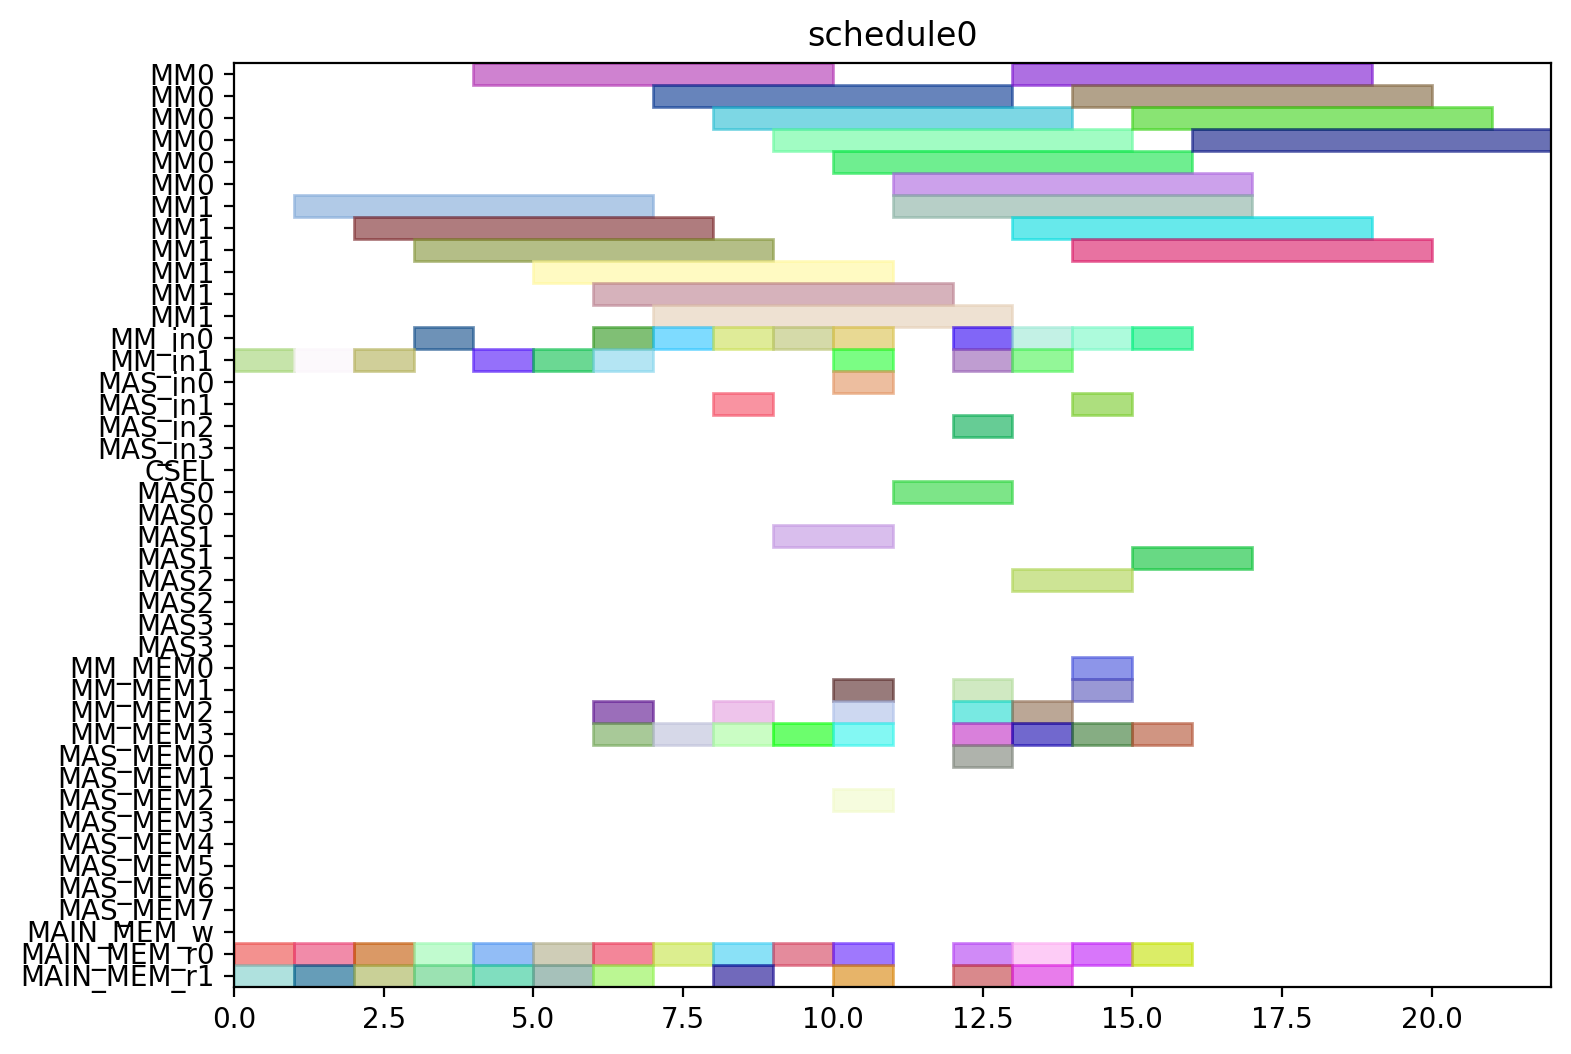

Recreate this plot in Python.
from pyschedule import Scenario, solvers, plotters, alt


def solve():
	horizon = 120
	S = Scenario("schedule0", horizon=horizon)

	# resource
	MM = S.Resources('MM', num=2, size=6)
	MM_in = S.Resources('MM_in', num=2)
	MAS_in = S.Resources('MAS_in', num=4)
	CSEL = S.Resource('CSEL')
	MAS = S.Resources('MAS', num=4, size=2, periods=range(1, horizon))
	MM_MEM = S.Resources('MM_MEM', num=4)
	MAS_MEM = S.Resources('MAS_MEM', num=8)
	MAIN_MEM_w = S.Resource('MAIN_MEM_w', size=1)
	MAIN_MEM_r = S.Resources('MAIN_MEM_r', num=2)

	# result of previous scheduling

	# new tasks
	Z_exp2 = S.Task('Z_exp2', length=6, delay_cost=1)
	Z_exp2 += alt(MM)
	Z_exp2_in = S.Task('Z_exp2_in', length=1, delay_cost=1)
	Z_exp2_in += alt(MM_in)
	S += Z_exp2_in*MM_in[0]<=Z_exp2*MM[0]
	S += Z_exp2_in*MM_in[1]<=Z_exp2*MM[1]
	Z_exp2_mem0 = S.Task('Z_exp2_mem0', length=1, delay_cost=1)
	Z_exp2_mem0 += MAIN_MEM_r[0]
	S += Z_exp2_mem0 <= Z_exp2

	Z_exp2_mem1 = S.Task('Z_exp2_mem1', length=1, delay_cost=1)
	Z_exp2_mem1 += MAIN_MEM_r[1]
	S += Z_exp2_mem1 <= Z_exp2

	NX0 = S.Task('NX0', length=6, delay_cost=1)
	NX0 += alt(MM)
	NX0_in = S.Task('NX0_in', length=1, delay_cost=1)
	NX0_in += alt(MM_in)
	S += NX0_in*MM_in[0]<=NX0*MM[0]
	S += NX0_in*MM_in[1]<=NX0*MM[1]
	NX0_mem0 = S.Task('NX0_mem0', length=1, delay_cost=1)
	NX0_mem0 += MAIN_MEM_r[0]
	S += NX0_mem0 <= NX0

	NX0_mem1 = S.Task('NX0_mem1', length=1, delay_cost=1)
	NX0_mem1 += MAIN_MEM_r[1]
	S += NX0_mem1 <= NX0

	k0_10_Z1 = S.Task('k0_10_Z1', length=6, delay_cost=1)
	k0_10_Z1 += alt(MM)
	k0_10_Z1_in = S.Task('k0_10_Z1_in', length=1, delay_cost=1)
	k0_10_Z1_in += alt(MM_in)
	S += k0_10_Z1_in*MM_in[0]<=k0_10_Z1*MM[0]
	S += k0_10_Z1_in*MM_in[1]<=k0_10_Z1*MM[1]
	k0_10_Z1_mem0 = S.Task('k0_10_Z1_mem0', length=1, delay_cost=1)
	k0_10_Z1_mem0 += MAIN_MEM_r[0]
	S += k0_10_Z1_mem0 <= k0_10_Z1

	k0_10_Z1_mem1 = S.Task('k0_10_Z1_mem1', length=1, delay_cost=1)
	k0_10_Z1_mem1 += MAIN_MEM_r[1]
	S += k0_10_Z1_mem1 <= k0_10_Z1

	DX0 = S.Task('DX0', length=6, delay_cost=1)
	DX0 += alt(MM)
	DX0_in = S.Task('DX0_in', length=1, delay_cost=1)
	DX0_in += alt(MM_in)
	S += DX0_in*MM_in[0]<=DX0*MM[0]
	S += DX0_in*MM_in[1]<=DX0*MM[1]
	DX0_mem0 = S.Task('DX0_mem0', length=1, delay_cost=1)
	DX0_mem0 += MAIN_MEM_r[0]
	S += DX0_mem0 <= DX0

	DX0_mem1 = S.Task('DX0_mem1', length=1, delay_cost=1)
	DX0_mem1 += MAIN_MEM_r[1]
	S += DX0_mem1 <= DX0

	NY0 = S.Task('NY0', length=6, delay_cost=1)
	NY0 += alt(MM)
	NY0_in = S.Task('NY0_in', length=1, delay_cost=1)
	NY0_in += alt(MM_in)
	S += NY0_in*MM_in[0]<=NY0*MM[0]
	S += NY0_in*MM_in[1]<=NY0*MM[1]
	NY0_mem0 = S.Task('NY0_mem0', length=1, delay_cost=1)
	NY0_mem0 += MAIN_MEM_r[0]
	S += NY0_mem0 <= NY0

	NY0_mem1 = S.Task('NY0_mem1', length=1, delay_cost=1)
	NY0_mem1 += MAIN_MEM_r[1]
	S += NY0_mem1 <= NY0

	k2_14_Z1 = S.Task('k2_14_Z1', length=6, delay_cost=1)
	k2_14_Z1 += alt(MM)
	k2_14_Z1_in = S.Task('k2_14_Z1_in', length=1, delay_cost=1)
	k2_14_Z1_in += alt(MM_in)
	S += k2_14_Z1_in*MM_in[0]<=k2_14_Z1*MM[0]
	S += k2_14_Z1_in*MM_in[1]<=k2_14_Z1*MM[1]
	k2_14_Z1_mem0 = S.Task('k2_14_Z1_mem0', length=1, delay_cost=1)
	k2_14_Z1_mem0 += MAIN_MEM_r[0]
	S += k2_14_Z1_mem0 <= k2_14_Z1

	k2_14_Z1_mem1 = S.Task('k2_14_Z1_mem1', length=1, delay_cost=1)
	k2_14_Z1_mem1 += MAIN_MEM_r[1]
	S += k2_14_Z1_mem1 <= k2_14_Z1

	DY0 = S.Task('DY0', length=6, delay_cost=1)
	DY0 += alt(MM)
	DY0_in = S.Task('DY0_in', length=1, delay_cost=1)
	DY0_in += alt(MM_in)
	S += DY0_in*MM_in[0]<=DY0*MM[0]
	S += DY0_in*MM_in[1]<=DY0*MM[1]
	DY0_mem0 = S.Task('DY0_mem0', length=1, delay_cost=1)
	DY0_mem0 += MAIN_MEM_r[0]
	S += DY0_mem0 <= DY0

	DY0_mem1 = S.Task('DY0_mem1', length=1, delay_cost=1)
	DY0_mem1 += MAIN_MEM_r[1]
	S += DY0_mem1 <= DY0

	Z_exp3 = S.Task('Z_exp3', length=6, delay_cost=1)
	Z_exp3 += alt(MM)
	Z_exp3_in = S.Task('Z_exp3_in', length=1, delay_cost=1)
	Z_exp3_in += alt(MM_in)
	S += Z_exp3_in*MM_in[0]<=Z_exp3*MM[0]
	S += Z_exp3_in*MM_in[1]<=Z_exp3*MM[1]
	Z_exp3_mem0 = S.Task('Z_exp3_mem0', length=1, delay_cost=1)
	Z_exp3_mem0 += alt(MM_MEM)
	S += (Z_exp2*MM[0])-1 < Z_exp3_mem0*MM_MEM[0]
	S += (Z_exp2*MM[1])-1 < Z_exp3_mem0*MM_MEM[2]
	S += Z_exp3_mem0 <= Z_exp3

	Z_exp3_mem1 = S.Task('Z_exp3_mem1', length=1, delay_cost=1)
	Z_exp3_mem1 += MAIN_MEM_r[1]
	S += Z_exp3_mem1 <= Z_exp3

	NX1_ = S.Task('NX1_', length=2, delay_cost=1)
	NX1_ += alt(MAS)
	NX1__in = S.Task('NX1__in', length=1, delay_cost=1)
	NX1__in += alt(MAS_in)
	S += NX1__in*MAS_in[0]<=NX1_*MAS[0]

	S += NX1__in*MAS_in[1]<=NX1_*MAS[1]

	S += NX1__in*MAS_in[2]<=NX1_*MAS[2]

	S += NX1__in*MAS_in[3]<=NX1_*MAS[3]

	NX1__mem0 = S.Task('NX1__mem0', length=1, delay_cost=1)
	NX1__mem0 += alt(MM_MEM)
	S += (NX0*MM[0])-1 < NX1__mem0*MM_MEM[0]
	S += (NX0*MM[1])-1 < NX1__mem0*MM_MEM[2]
	S += NX1__mem0 <= NX1_

	NX1__mem1 = S.Task('NX1__mem1', length=1, delay_cost=1)
	NX1__mem1 += alt(MM_MEM)
	S += (k0_10_Z1*MM[0])-1 < NX1__mem1*MM_MEM[1]
	S += (k0_10_Z1*MM[1])-1 < NX1__mem1*MM_MEM[3]
	S += NX1__mem1 <= NX1_

	k0_9_Z2 = S.Task('k0_9_Z2', length=6, delay_cost=1)
	k0_9_Z2 += alt(MM)
	k0_9_Z2_in = S.Task('k0_9_Z2_in', length=1, delay_cost=1)
	k0_9_Z2_in += alt(MM_in)
	S += k0_9_Z2_in*MM_in[0]<=k0_9_Z2*MM[0]
	S += k0_9_Z2_in*MM_in[1]<=k0_9_Z2*MM[1]
	k0_9_Z2_mem0 = S.Task('k0_9_Z2_mem0', length=1, delay_cost=1)
	k0_9_Z2_mem0 += MAIN_MEM_r[0]
	S += k0_9_Z2_mem0 <= k0_9_Z2

	k0_9_Z2_mem1 = S.Task('k0_9_Z2_mem1', length=1, delay_cost=1)
	k0_9_Z2_mem1 += alt(MM_MEM)
	S += (Z_exp2*MM[0])-1 < k0_9_Z2_mem1*MM_MEM[1]
	S += (Z_exp2*MM[1])-1 < k0_9_Z2_mem1*MM_MEM[3]
	S += k0_9_Z2_mem1 <= k0_9_Z2

	k1_9_Z2 = S.Task('k1_9_Z2', length=6, delay_cost=1)
	k1_9_Z2 += alt(MM)
	k1_9_Z2_in = S.Task('k1_9_Z2_in', length=1, delay_cost=1)
	k1_9_Z2_in += alt(MM_in)
	S += k1_9_Z2_in*MM_in[0]<=k1_9_Z2*MM[0]
	S += k1_9_Z2_in*MM_in[1]<=k1_9_Z2*MM[1]
	k1_9_Z2_mem0 = S.Task('k1_9_Z2_mem0', length=1, delay_cost=1)
	k1_9_Z2_mem0 += MAIN_MEM_r[0]
	S += k1_9_Z2_mem0 <= k1_9_Z2

	k1_9_Z2_mem1 = S.Task('k1_9_Z2_mem1', length=1, delay_cost=1)
	k1_9_Z2_mem1 += alt(MM_MEM)
	S += (Z_exp2*MM[0])-1 < k1_9_Z2_mem1*MM_MEM[1]
	S += (Z_exp2*MM[1])-1 < k1_9_Z2_mem1*MM_MEM[3]
	S += k1_9_Z2_mem1 <= k1_9_Z2

	NY1_ = S.Task('NY1_', length=2, delay_cost=1)
	NY1_ += alt(MAS)
	NY1__in = S.Task('NY1__in', length=1, delay_cost=1)
	NY1__in += alt(MAS_in)
	S += NY1__in*MAS_in[0]<=NY1_*MAS[0]

	S += NY1__in*MAS_in[1]<=NY1_*MAS[1]

	S += NY1__in*MAS_in[2]<=NY1_*MAS[2]

	S += NY1__in*MAS_in[3]<=NY1_*MAS[3]

	NY1__mem0 = S.Task('NY1__mem0', length=1, delay_cost=1)
	NY1__mem0 += alt(MM_MEM)
	S += (NY0*MM[0])-1 < NY1__mem0*MM_MEM[0]
	S += (NY0*MM[1])-1 < NY1__mem0*MM_MEM[2]
	S += NY1__mem0 <= NY1_

	NY1__mem1 = S.Task('NY1__mem1', length=1, delay_cost=1)
	NY1__mem1 += alt(MM_MEM)
	S += (k2_14_Z1*MM[0])-1 < NY1__mem1*MM_MEM[1]
	S += (k2_14_Z1*MM[1])-1 < NY1__mem1*MM_MEM[3]
	S += NY1__mem1 <= NY1_

	k2_13_Z2 = S.Task('k2_13_Z2', length=6, delay_cost=1)
	k2_13_Z2 += alt(MM)
	k2_13_Z2_in = S.Task('k2_13_Z2_in', length=1, delay_cost=1)
	k2_13_Z2_in += alt(MM_in)
	S += k2_13_Z2_in*MM_in[0]<=k2_13_Z2*MM[0]
	S += k2_13_Z2_in*MM_in[1]<=k2_13_Z2*MM[1]
	k2_13_Z2_mem0 = S.Task('k2_13_Z2_mem0', length=1, delay_cost=1)
	k2_13_Z2_mem0 += MAIN_MEM_r[0]
	S += k2_13_Z2_mem0 <= k2_13_Z2

	k2_13_Z2_mem1 = S.Task('k2_13_Z2_mem1', length=1, delay_cost=1)
	k2_13_Z2_mem1 += alt(MM_MEM)
	S += (Z_exp2*MM[0])-1 < k2_13_Z2_mem1*MM_MEM[1]
	S += (Z_exp2*MM[1])-1 < k2_13_Z2_mem1*MM_MEM[3]
	S += k2_13_Z2_mem1 <= k2_13_Z2

	k3_14_Z2 = S.Task('k3_14_Z2', length=6, delay_cost=1)
	k3_14_Z2 += alt(MM)
	k3_14_Z2_in = S.Task('k3_14_Z2_in', length=1, delay_cost=1)
	k3_14_Z2_in += alt(MM_in)
	S += k3_14_Z2_in*MM_in[0]<=k3_14_Z2*MM[0]
	S += k3_14_Z2_in*MM_in[1]<=k3_14_Z2*MM[1]
	k3_14_Z2_mem0 = S.Task('k3_14_Z2_mem0', length=1, delay_cost=1)
	k3_14_Z2_mem0 += MAIN_MEM_r[0]
	S += k3_14_Z2_mem0 <= k3_14_Z2

	k3_14_Z2_mem1 = S.Task('k3_14_Z2_mem1', length=1, delay_cost=1)
	k3_14_Z2_mem1 += alt(MM_MEM)
	S += (Z_exp2*MM[0])-1 < k3_14_Z2_mem1*MM_MEM[1]
	S += (Z_exp2*MM[1])-1 < k3_14_Z2_mem1*MM_MEM[3]
	S += k3_14_Z2_mem1 <= k3_14_Z2

	Z_exp4 = S.Task('Z_exp4', length=6, delay_cost=1)
	Z_exp4 += alt(MM)
	Z_exp4_in = S.Task('Z_exp4_in', length=1, delay_cost=1)
	Z_exp4_in += alt(MM_in)
	S += Z_exp4_in*MM_in[0]<=Z_exp4*MM[0]
	S += Z_exp4_in*MM_in[1]<=Z_exp4*MM[1]
	Z_exp4_mem0 = S.Task('Z_exp4_mem0', length=1, delay_cost=1)
	Z_exp4_mem0 += alt(MM_MEM)
	S += (Z_exp3*MM[0])-1 < Z_exp4_mem0*MM_MEM[0]
	S += (Z_exp3*MM[1])-1 < Z_exp4_mem0*MM_MEM[2]
	S += Z_exp4_mem0 <= Z_exp4

	Z_exp4_mem1 = S.Task('Z_exp4_mem1', length=1, delay_cost=1)
	Z_exp4_mem1 += MAIN_MEM_r[1]
	S += Z_exp4_mem1 <= Z_exp4

	NX1 = S.Task('NX1', length=6, delay_cost=1)
	NX1 += alt(MM)
	NX1_in = S.Task('NX1_in', length=1, delay_cost=1)
	NX1_in += alt(MM_in)
	S += NX1_in*MM_in[0]<=NX1*MM[0]
	S += NX1_in*MM_in[1]<=NX1*MM[1]
	NX1_mem0 = S.Task('NX1_mem0', length=1, delay_cost=1)
	NX1_mem0 += alt(MAS_MEM)
	S += (NX1_*MAS[0])-1 < NX1_mem0*MAS_MEM[0]
	S += (NX1_*MAS[1])-1 < NX1_mem0*MAS_MEM[2]
	S += (NX1_*MAS[2])-1 < NX1_mem0*MAS_MEM[4]
	S += (NX1_*MAS[3])-1 < NX1_mem0*MAS_MEM[6]
	S += NX1_mem0 <= NX1

	NX1_mem1 = S.Task('NX1_mem1', length=1, delay_cost=1)
	NX1_mem1 += MAIN_MEM_r[1]
	S += NX1_mem1 <= NX1

	k0_8_Z3 = S.Task('k0_8_Z3', length=6, delay_cost=1)
	k0_8_Z3 += alt(MM)
	k0_8_Z3_in = S.Task('k0_8_Z3_in', length=1, delay_cost=1)
	k0_8_Z3_in += alt(MM_in)
	S += k0_8_Z3_in*MM_in[0]<=k0_8_Z3*MM[0]
	S += k0_8_Z3_in*MM_in[1]<=k0_8_Z3*MM[1]
	k0_8_Z3_mem0 = S.Task('k0_8_Z3_mem0', length=1, delay_cost=1)
	k0_8_Z3_mem0 += MAIN_MEM_r[0]
	S += k0_8_Z3_mem0 <= k0_8_Z3

	k0_8_Z3_mem1 = S.Task('k0_8_Z3_mem1', length=1, delay_cost=1)
	k0_8_Z3_mem1 += alt(MM_MEM)
	S += (Z_exp3*MM[0])-1 < k0_8_Z3_mem1*MM_MEM[1]
	S += (Z_exp3*MM[1])-1 < k0_8_Z3_mem1*MM_MEM[3]
	S += k0_8_Z3_mem1 <= k0_8_Z3

	DX1_ = S.Task('DX1_', length=2, delay_cost=1)
	DX1_ += alt(MAS)
	DX1__in = S.Task('DX1__in', length=1, delay_cost=1)
	DX1__in += alt(MAS_in)
	S += DX1__in*MAS_in[0]<=DX1_*MAS[0]

	S += DX1__in*MAS_in[1]<=DX1_*MAS[1]

	S += DX1__in*MAS_in[2]<=DX1_*MAS[2]

	S += DX1__in*MAS_in[3]<=DX1_*MAS[3]

	DX1__mem0 = S.Task('DX1__mem0', length=1, delay_cost=1)
	DX1__mem0 += alt(MM_MEM)
	S += (DX0*MM[0])-1 < DX1__mem0*MM_MEM[0]
	S += (DX0*MM[1])-1 < DX1__mem0*MM_MEM[2]
	S += DX1__mem0 <= DX1_

	DX1__mem1 = S.Task('DX1__mem1', length=1, delay_cost=1)
	DX1__mem1 += alt(MM_MEM)
	S += (k1_9_Z2*MM[0])-1 < DX1__mem1*MM_MEM[1]
	S += (k1_9_Z2*MM[1])-1 < DX1__mem1*MM_MEM[3]
	S += DX1__mem1 <= DX1_

	k1_8_Z3 = S.Task('k1_8_Z3', length=6, delay_cost=1)
	k1_8_Z3 += alt(MM)
	k1_8_Z3_in = S.Task('k1_8_Z3_in', length=1, delay_cost=1)
	k1_8_Z3_in += alt(MM_in)
	S += k1_8_Z3_in*MM_in[0]<=k1_8_Z3*MM[0]
	S += k1_8_Z3_in*MM_in[1]<=k1_8_Z3*MM[1]
	k1_8_Z3_mem0 = S.Task('k1_8_Z3_mem0', length=1, delay_cost=1)
	k1_8_Z3_mem0 += MAIN_MEM_r[0]
	S += k1_8_Z3_mem0 <= k1_8_Z3

	k1_8_Z3_mem1 = S.Task('k1_8_Z3_mem1', length=1, delay_cost=1)
	k1_8_Z3_mem1 += alt(MM_MEM)
	S += (Z_exp3*MM[0])-1 < k1_8_Z3_mem1*MM_MEM[1]
	S += (Z_exp3*MM[1])-1 < k1_8_Z3_mem1*MM_MEM[3]
	S += k1_8_Z3_mem1 <= k1_8_Z3

	NY1 = S.Task('NY1', length=6, delay_cost=1)
	NY1 += alt(MM)
	NY1_in = S.Task('NY1_in', length=1, delay_cost=1)
	NY1_in += alt(MM_in)
	S += NY1_in*MM_in[0]<=NY1*MM[0]
	S += NY1_in*MM_in[1]<=NY1*MM[1]
	NY1_mem0 = S.Task('NY1_mem0', length=1, delay_cost=1)
	NY1_mem0 += alt(MAS_MEM)
	S += (NY1_*MAS[0])-1 < NY1_mem0*MAS_MEM[0]
	S += (NY1_*MAS[1])-1 < NY1_mem0*MAS_MEM[2]
	S += (NY1_*MAS[2])-1 < NY1_mem0*MAS_MEM[4]
	S += (NY1_*MAS[3])-1 < NY1_mem0*MAS_MEM[6]
	S += NY1_mem0 <= NY1

	NY1_mem1 = S.Task('NY1_mem1', length=1, delay_cost=1)
	NY1_mem1 += MAIN_MEM_r[1]
	S += NY1_mem1 <= NY1

	k2_12_Z3 = S.Task('k2_12_Z3', length=6, delay_cost=1)
	k2_12_Z3 += alt(MM)
	k2_12_Z3_in = S.Task('k2_12_Z3_in', length=1, delay_cost=1)
	k2_12_Z3_in += alt(MM_in)
	S += k2_12_Z3_in*MM_in[0]<=k2_12_Z3*MM[0]
	S += k2_12_Z3_in*MM_in[1]<=k2_12_Z3*MM[1]
	k2_12_Z3_mem0 = S.Task('k2_12_Z3_mem0', length=1, delay_cost=1)
	k2_12_Z3_mem0 += MAIN_MEM_r[0]
	S += k2_12_Z3_mem0 <= k2_12_Z3

	k2_12_Z3_mem1 = S.Task('k2_12_Z3_mem1', length=1, delay_cost=1)
	k2_12_Z3_mem1 += alt(MM_MEM)
	S += (Z_exp3*MM[0])-1 < k2_12_Z3_mem1*MM_MEM[1]
	S += (Z_exp3*MM[1])-1 < k2_12_Z3_mem1*MM_MEM[3]
	S += k2_12_Z3_mem1 <= k2_12_Z3

	DY1_ = S.Task('DY1_', length=2, delay_cost=1)
	DY1_ += alt(MAS)
	DY1__in = S.Task('DY1__in', length=1, delay_cost=1)
	DY1__in += alt(MAS_in)
	S += DY1__in*MAS_in[0]<=DY1_*MAS[0]

	S += DY1__in*MAS_in[1]<=DY1_*MAS[1]

	S += DY1__in*MAS_in[2]<=DY1_*MAS[2]

	S += DY1__in*MAS_in[3]<=DY1_*MAS[3]

	DY1__mem0 = S.Task('DY1__mem0', length=1, delay_cost=1)
	DY1__mem0 += alt(MM_MEM)
	S += (DY0*MM[0])-1 < DY1__mem0*MM_MEM[0]
	S += (DY0*MM[1])-1 < DY1__mem0*MM_MEM[2]
	S += DY1__mem0 <= DY1_

	DY1__mem1 = S.Task('DY1__mem1', length=1, delay_cost=1)
	DY1__mem1 += alt(MM_MEM)
	S += (k3_14_Z2*MM[0])-1 < DY1__mem1*MM_MEM[1]
	S += (k3_14_Z2*MM[1])-1 < DY1__mem1*MM_MEM[3]
	S += DY1__mem1 <= DY1_

	k3_13_Z3 = S.Task('k3_13_Z3', length=6, delay_cost=1)
	k3_13_Z3 += alt(MM)
	k3_13_Z3_in = S.Task('k3_13_Z3_in', length=1, delay_cost=1)
	k3_13_Z3_in += alt(MM_in)
	S += k3_13_Z3_in*MM_in[0]<=k3_13_Z3*MM[0]
	S += k3_13_Z3_in*MM_in[1]<=k3_13_Z3*MM[1]
	k3_13_Z3_mem0 = S.Task('k3_13_Z3_mem0', length=1, delay_cost=1)
	k3_13_Z3_mem0 += MAIN_MEM_r[0]
	S += k3_13_Z3_mem0 <= k3_13_Z3

	k3_13_Z3_mem1 = S.Task('k3_13_Z3_mem1', length=1, delay_cost=1)
	k3_13_Z3_mem1 += alt(MM_MEM)
	S += (Z_exp3*MM[0])-1 < k3_13_Z3_mem1*MM_MEM[1]
	S += (Z_exp3*MM[1])-1 < k3_13_Z3_mem1*MM_MEM[3]
	S += k3_13_Z3_mem1 <= k3_13_Z3

	solvers.mip.solve(S,msg=1,kind='CPLEX',ratio_gap=1.01)

	solution = [['hoge']*len(S.solution()[1]) for i in range(len(S.solution()))]
	for i in range(len(S.solution())):
		for j in range(len(S.solution()[i])):
			solution[i][j]=str(S.solution()[i][j])
	print(solution)

	cycles = int(solution[-1][3])

	pic_file_name = "/mnt/rose/usr1/fukuda/ABE/multiRAM_multiMAS_16mux/scheduling_result/stage6MM2_stage2MAS4/ISOGENY/schedule0.png"
	if(S.solution() != []):
		plotters.matplotlib.plot(S,img_filename=pic_file_name, show_task_labels=False, fig_size=(cycles*0.25+3, 6))

	return solution
